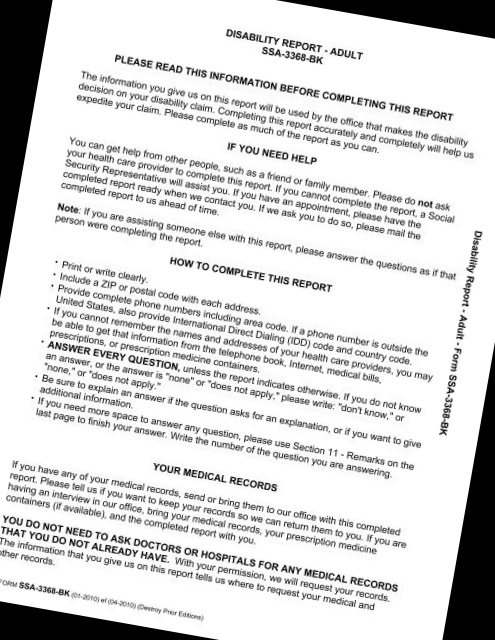
#> input picture saved_images/image_-10.jpg, 495 x 640 px
$ python -i deskew_fft.py   (imports and definitions only)
#> lines starting #> are read from the running program, lines starting #| are printed output that depends on the picture
import cv2
import matplotlib.pyplot as plt
import math
import numpy as np
from typing import Optional, Tuple, Union
from skimage.transform import rotate
from skimage.draw import line
import skimage.io as io


class RotateDoc:
    def __init__(self,
                 img_path: str,
                 resize_ratio: Union[int, float] = 2,
                 visualize: Optional[bool] = None,
                 peak_top_bottom: bool = True,
                 synth: Optional[bool] = None
                 ) -> None:
        """
        Args:
            --- Synth used if image rotated manually where edges of image are black and replace them with white pixels.
                Black pixel grids affect noise in FFT.
                If you inference set synth to False
            --- peak_top_bottom is boolean parameter using in get_max() function. If set False choosing peaks
                of thresholded Fourier image use all (left,right,top,bottom) peaks
        """
        self.image_path = img_path
        self.resize_ration = resize_ratio
        self.visualize = visualize
        self.peak_top_bottom = peak_top_bottom
        self.synth = synth

    def blurImage(self,
                  image: np.ndarray,
                  iter_: int = 3
                  ) -> np.ndarray:
        """
        This func just do some morphological operations before applying FFT
        """
        kernel = np.ones((3, 3), dtype=np.uint8)
        image = cv2.morphologyEx(image, cv2.MORPH_OPEN, kernel, iterations=iter_)
        image = cv2.morphologyEx(image, cv2.MORPH_CLOSE, kernel, iterations=(iter_ - 1 if iter_ > 2 else 1))
        image = cv2.morphologyEx(image, cv2.MORPH_ERODE, kernel, iterations=iter_ - 1)
        image = cv2.morphologyEx(image, cv2.MORPH_DILATE, kernel, iterations=iter_ - 1)

        return image


    def rotateImage(self,
                    image: np.ndarray,
                    angle: Union[int,float],
                    skimg: bool = True
                    ) -> np.ndarray:
        """
        Args:
             --- if skimg==True use scikit-image rotation else apply rotation with image center via opencv
        """
        if skimg:
            return rotate(image, angle)

        row, col = image.shape[:2]
        center = tuple(np.array([row, col]) / 2)
        rot_mat = cv2.getRotationMatrix2D(center, angle, 1.0)
        new_image = cv2.warpAffine(image, rot_mat, (col, row))

        return new_image


    def readImage(self,
                  path: str,
                  ) -> np.ndarray:
        image = cv2.imread(path)
        h, w = image.shape[:2]
        image = cv2.resize(image, (int(h / self.resize_ration), int(w / self.resize_ration)))
        image = cv2.cvtColor(image, cv2.COLOR_RGB2GRAY)

        return image


    def get_first_pixel(self,
                fft: np.ndarray,
                site:str
                ) -> tuple:
        """
        Args:
            --- site ---
	Find the first left, right, top, and bottom pixels that not equal to zero for getting a line for further angle determination.
        """
        if site == 'top':
            for x in range(fft.shape[0]):
                for y in range(fft.shape[1]):
                    if (fft[x, y]) != 0:
                        return x, y

        if site == 'bottom':
            for x in range(fft.shape[0] - 1, 0, -1):
                for y in range(fft.shape[1]):
                    if (fft[x, y]) != 0:
                        return x, y

        if site == 'left':
            for y in range(fft.shape[1]):
                for x in range(fft.shape[0]):
                    if (fft[x, y]) != 0:
                        return x, y

        if site == 'right':
            for x in range(fft.shape[0]):
                for y in range(fft.shape[1] - 1, 0, -1):
                    if (fft[x, y]) != 0:
                        return x, y


    def fourierTransform(self,
                         image: np.ndarray,
                         ) -> np.ndarray:
        """
        Args:
             --- image : grayscale blurred image
        """
        if self.synth:
            if image.max() > 1:
                image[image == 0] = 255
            else:
                image[image == 0] = 1

        f_img = np.fft.fft2(image)
        f_shift = np.log(np.fft.fftshift(f_img))
        f_shift = (f_shift - f_shift.min()) * (255 / (f_shift.max() - f_shift.min()))
        f_shift = f_shift.astype(np.uint8)

        return f_shift


    def calc_eucl(self,
                  lr: tuple,
                  tb: tuple)->tuple:
        """
        Args:
             --- lr is left, right coordinates
             --- tb is top, bottom coordinates
        This function used for euclidian distance if peak_top_bottom=False(get longer distance)
        """
        lr_dist = np.sqrt((lr[2] - lr[0]) ** 2 + (lr[3] - lr[1]) ** 2)
        tb_dist = np.sqrt((tb[2] - tb[0]) ** 2 + (tb[3] - tb[1]) ** 2)

        return tb if tb_dist > lr_dist else lr


    def deskew(self,
               fourier_image: np.ndarray,
               ) -> float:
        """
        Args:
             --- fourier_image is image after fft
        This function applies the FNLM Denoising method that decreases the magnitude of high frequencies.
        Denoising image after threshold shows information of direction where freq of pixels is higher.
        At the end get edge pixels and with help of them create a line and calculate angle.
        """
        fourier_image = cv2.fastNlMeansDenoising(fourier_image, None, 20, 7, 21)
        if self.visualize:
            plt.imshow(fourier_image)
            plt.show()
        fourier_image = np.where(fourier_image < 150, 0, fourier_image)
        if self.visualize:
            plt.imshow(fourier_image)
            plt.show()

        if self.peak_top_bottom:
            top_x, top_y = self.get_first_pixel(fourier_image, 'top')
            bottom_x, bottom_y = self.get_first_pixel(fourier_image, 'bottom')
            x1, y1, x2, y2 = top_x, top_y, bottom_x, bottom_y
        else:
            left_x, left_y = self.get_first_pixel(fourier_image, 'left')
            right_x, right_y = self.get_first_pixel(fourier_image, 'right')
            top_x, top_y = self.get_first_pixel(fourier_image, 'top')
            bottom_x, bottom_y = self.get_first_pixel(fourier_image, 'bottom')
            long_dist_pair = self.calc_eucl(
                (left_x, left_y, right_x, right_y),
                (top_x, top_y, bottom_x, bottom_y)
            )
            x1, y1, x2, y2 = long_dist_pair[0], long_dist_pair[1], long_dist_pair[2], long_dist_pair[3]

        fourier_image = cv2.cvtColor(fourier_image, cv2.COLOR_GRAY2RGB)
        ang = self.get_angel(x1, y1, x2, y2)

        if self.visualize:
            fourier_image_copy = np.zeros_like(fourier_image)
            rr, cc = line(x1, y1, x2, y2)
            fourier_image_copy[rr, cc] = [0, 255, 0]
            plt.imshow(fourier_image_copy)
            plt.show()

        return ang


    def get_angel(self,
                  x1: float,
                  y1: float,
                  x2: float,
                  y2: float
                  ) -> float:
        slope = (y2 - y1) / (x2 - x1)
        """
        if we have line with formula y=kx+b then tg(alfa)=k
        k-is a slope of a line, and the slope of the y axis is zero
        https://lms2.sseu.ru/courses/eresmat/course1/razd9z1/par9_6z1.htm
        """

        return math.degrees(math.atan(-slope))


    def deskewImage(self,
                    angle: Optional[Union[int, float]] = None
                    ) -> Union[float, int]:
        """
        Args:
             --- angle of correction
        Apply all steps of algorithm.
        """
        image = self.readImage(self.image_path)  # size is downed by 2
#> in readImage, image is the input picture: shape (640, 495, 3); min 0, max 255, mean 214.9
#> in readImage, `image = cv2.resize(image, (int(h / self.resize_ration), int(w / self.r..`:
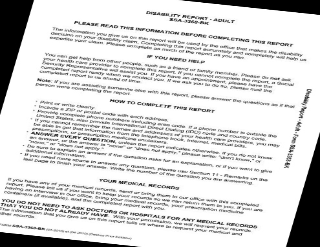
#> image: shape (247, 320, 3); min 0, max 255, mean 214.8
        image_blurred = self.blurImage(image, 3)
#> in blurImage, `image = cv2.morphologyEx(image, cv2.MORPH_OPEN, kernel, iterations=ite..`:
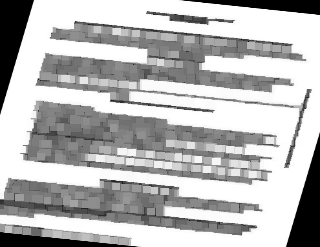
#> image: shape (247, 320); min 0, max 255, mean 182.4
#> in blurImage, `image = cv2.morphologyEx(image, cv2.MORPH_CLOSE, kernel, iterations=(i..`:
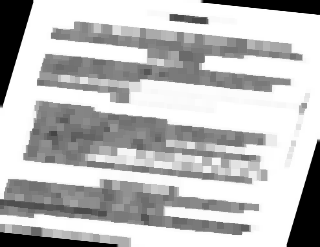
#> image: shape (247, 320); min 0, max 255, mean 187.4
#> in blurImage, `image = cv2.morphologyEx(image, cv2.MORPH_ERODE, kernel, iterations=it..`:
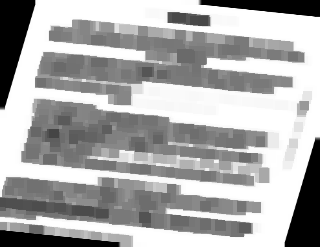
#> image: shape (247, 320); min 0, max 255, mean 170.4
        if self.visualize:
            plt.imshow(image_blurred)
            plt.show()
        if angle:
            image_rotated = self.rotateImage(image_blurred, angle, True)
            if self.visualize:
                plt.imshow(image_rotated)
                plt.show()
        else:
            image_rotated = image_blurred

        image_fft = self.fourierTransform(image_rotated)
#> in fourierTransform, `f_shift = f_shift.astype(np.uint8)`:
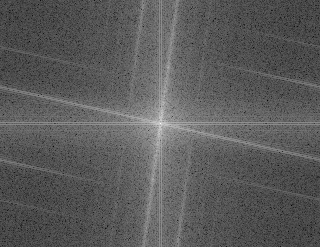
#> f_shift: shape (247, 320); min 0, max 255, mean 91
        if self.visualize:
            plt.imshow(image_fft)
            plt.show()
        angle = self.deskew(image_fft)
#> in deskew, `fourier_image = cv2.fastNlMeansDenoising(fourier_image, None, 20, 7, 21)`:
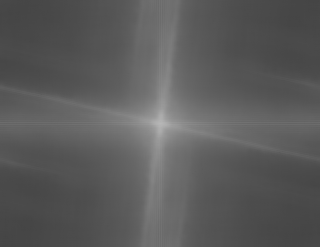
#> fourier_image: shape (247, 320); min 68, max 183, mean 90.7
#> in deskew, `fourier_image = np.where(fourier_image < 150, 0, fourier_image)`:
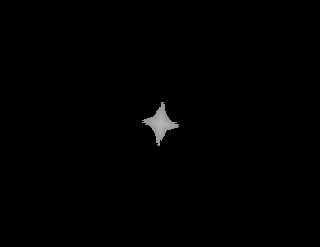
#> fourier_image: shape (247, 320); min 0, max 183, mean 1.2
#> in deskew, `top_x, top_y = self.get_first_pixel(fourier_image, 'top')`: top_x = 102; top_y = 161
#> in deskew, `bottom_x, bottom_y = self.get_first_pixel(fourier_image, 'bottom')`: bottom_x = 145; bottom_y = 158
#> in deskew, `x1, y1, x2, y2 = top_x, top_y, bottom_x, bottom_y`: x1 = 102; y1 = 161; x2 = 145; y2 = 158
#> in get_angel, `slope = (y2 - y1) / (x2 - x1)`: slope = -0.0698
#> in deskew, `ang = self.get_angel(x1, y1, x2, y2)`: ang = 3.99
#> angle = 3.99

        return angle

>>> result = RotateDoc('saved_images/image_-10.jpg').deskewImage()
#> result = 3.99

$ run again, on saved_images/image_-20.jpg
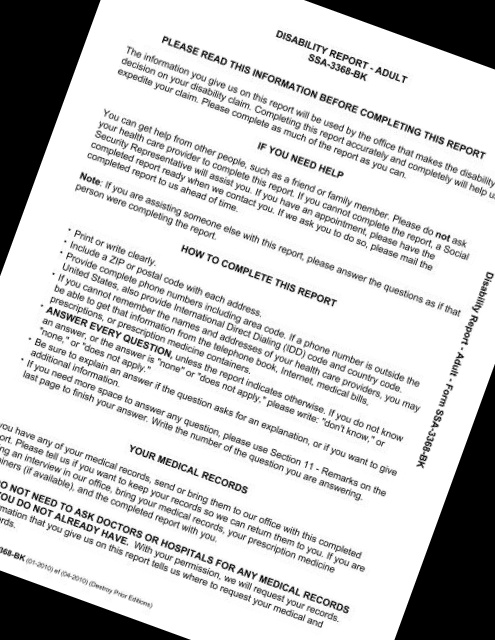
#> input picture saved_images/image_-20.jpg, 495 x 640 px
#> in readImage, image is the input picture: shape (640, 495, 3); min 0, max 255, mean 201.8
#> in blurImage, `image = cv2.morphologyEx(image, cv2.MORPH_ERODE, kernel, iterations=it..`:
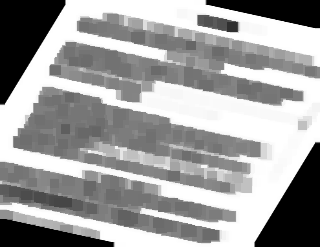
#> image: shape (247, 320); min 0, max 255, mean 158.2
#> in deskew, `fourier_image = cv2.fastNlMeansDenoising(fourier_image, None, 20, 7, 21)`:
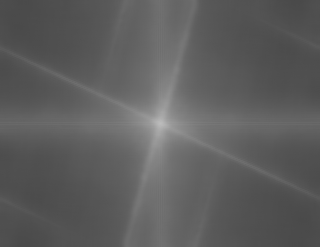
#> fourier_image: shape (247, 320); min 73, max 188, mean 93.4
#> top_x = 102; top_y = 164
#> bottom_x = 144; bottom_y = 153
#> x1 = 102; y1 = 164; x2 = 144; y2 = 153
#> slope = -0.262
#> ang = 14.68

$ run again, on saved_images/image_-30.jpg
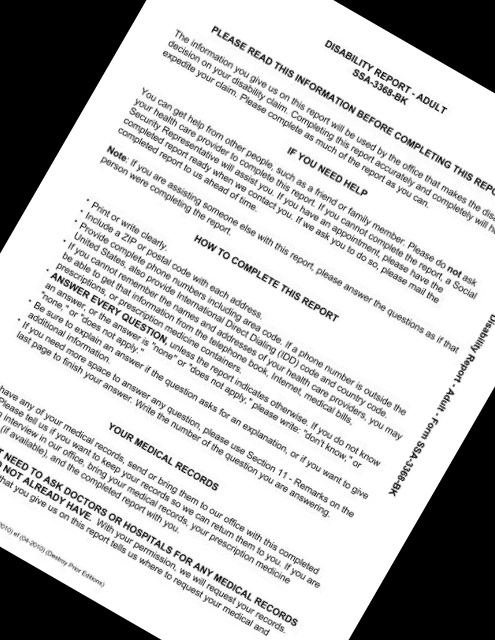
#> input picture saved_images/image_-30.jpg, 495 x 640 px
#> in readImage, image is the input picture: shape (640, 495, 3); min 0, max 255, mean 193.4
#> in fourierTransform, `f_shift = f_shift.astype(np.uint8)`:
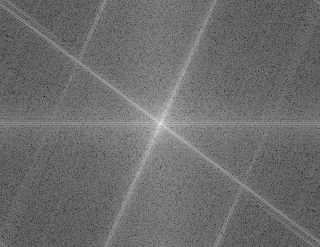
#> f_shift: shape (247, 320); min 0, max 255, mean 108.7
#> in deskew, `fourier_image = np.where(fourier_image < 150, 0, fourier_image)`:
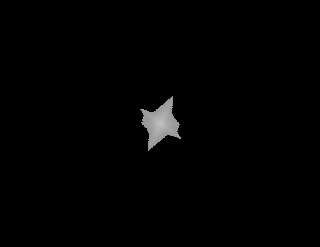
#> fourier_image: shape (247, 320); min 0, max 192, mean 2.2
#> top_x = 96; top_y = 172
#> bottom_x = 150; bottom_y = 148
#> x1 = 96; y1 = 172; x2 = 150; y2 = 148
#> slope = -0.444
#> ang = 23.96

$ run again, on saved_images/image_-40.jpg
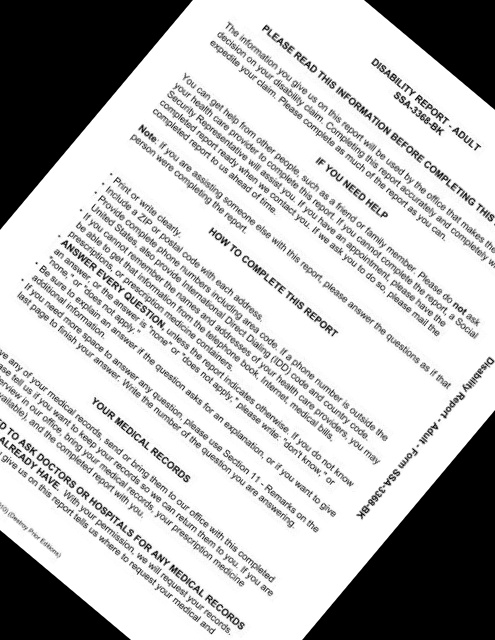
#> input picture saved_images/image_-40.jpg, 495 x 640 px
#> in readImage, image is the input picture: shape (640, 495, 3); min 0, max 255, mean 188.6
#> in deskew, `fourier_image = np.where(fourier_image < 150, 0, fourier_image)`:
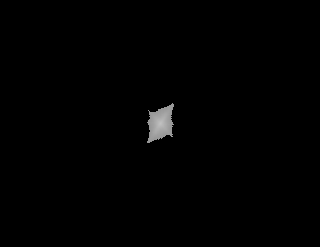
#> fourier_image: shape (247, 320); min 0, max 193, mean 1.4
#> top_x = 103; top_y = 172
#> bottom_x = 142; bottom_y = 147
#> x1 = 103; y1 = 172; x2 = 142; y2 = 147
#> slope = -0.641
#> ang = 32.66
